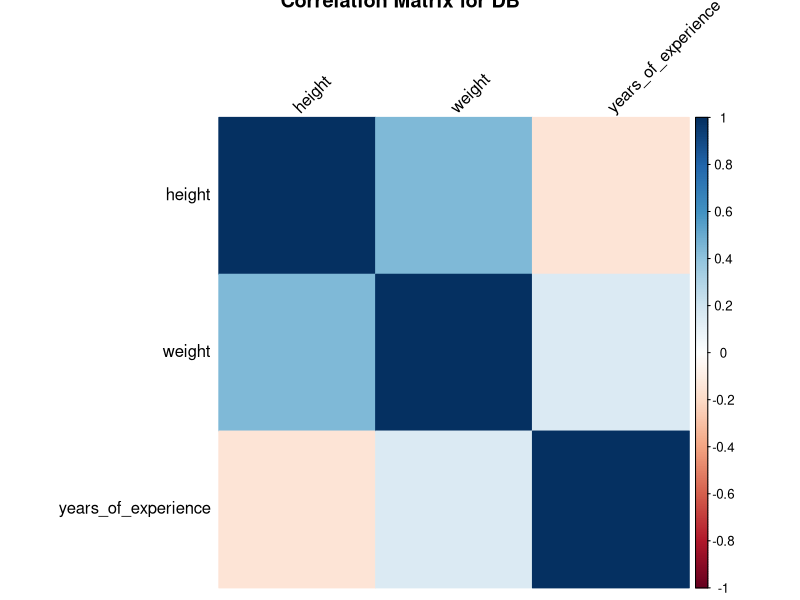
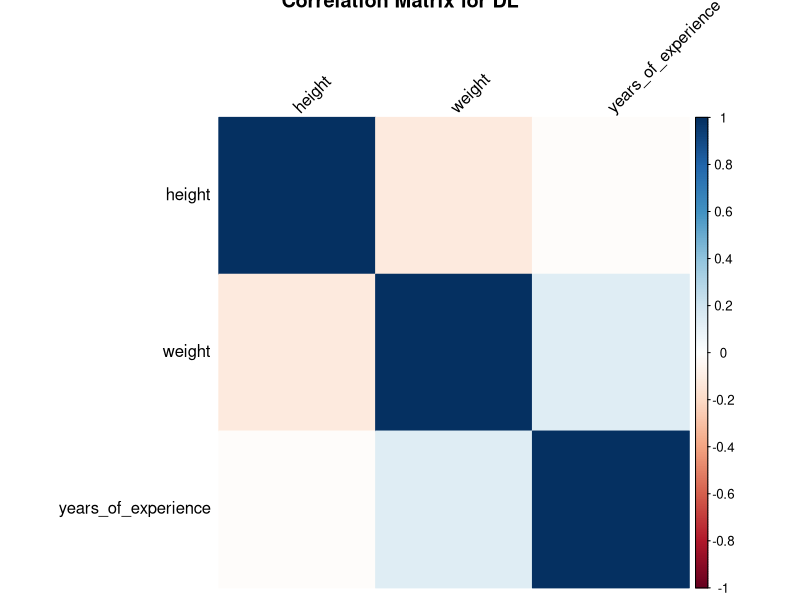
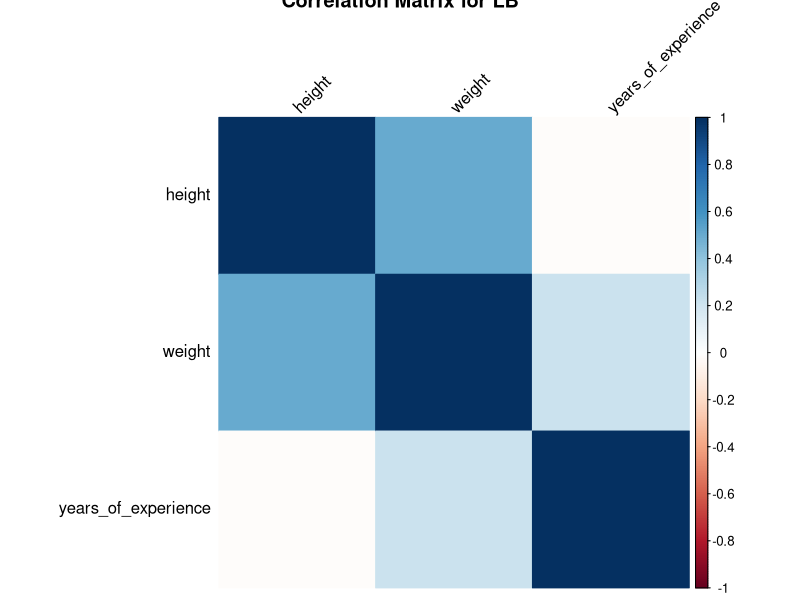
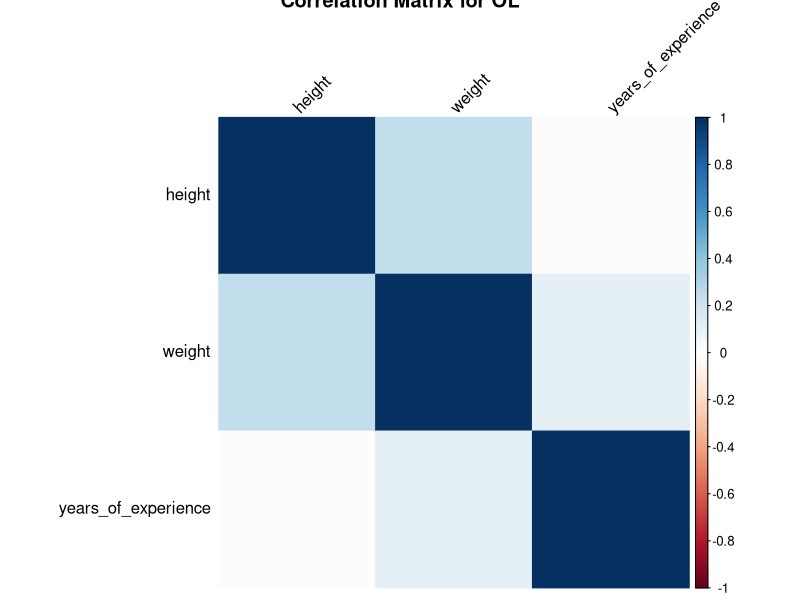
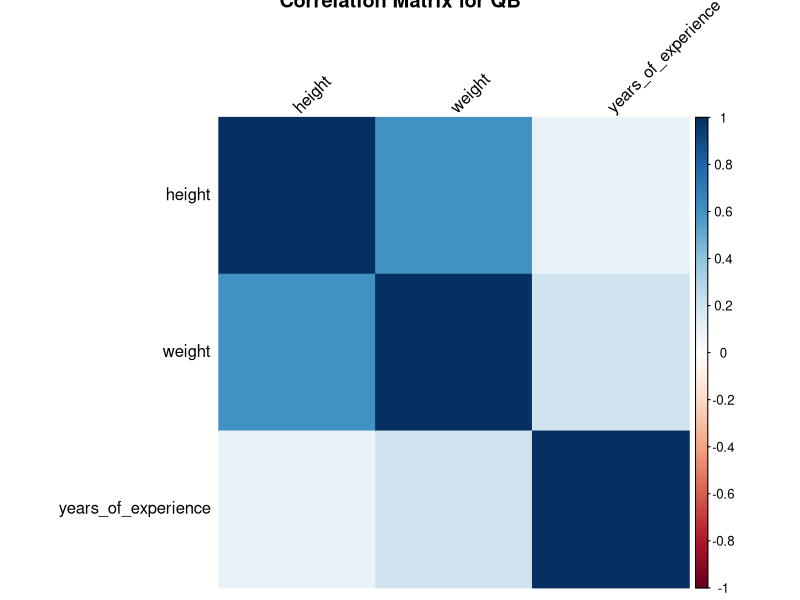
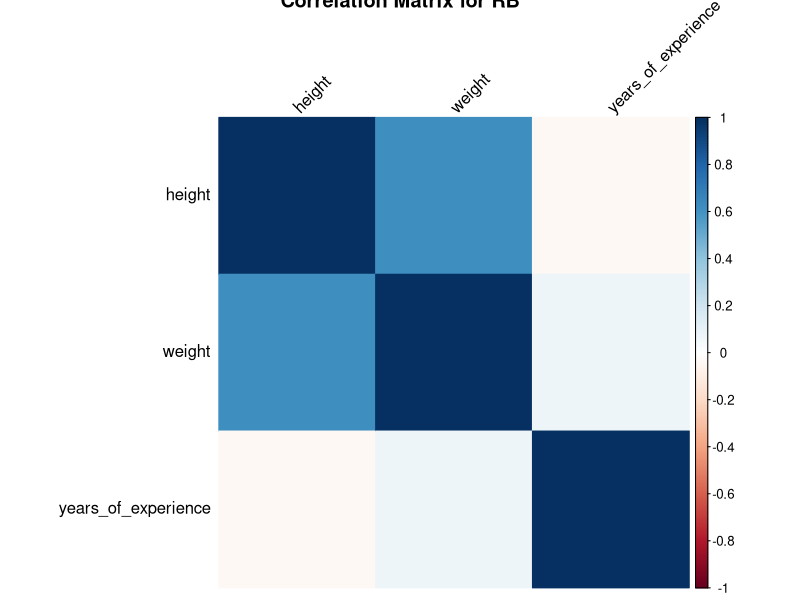
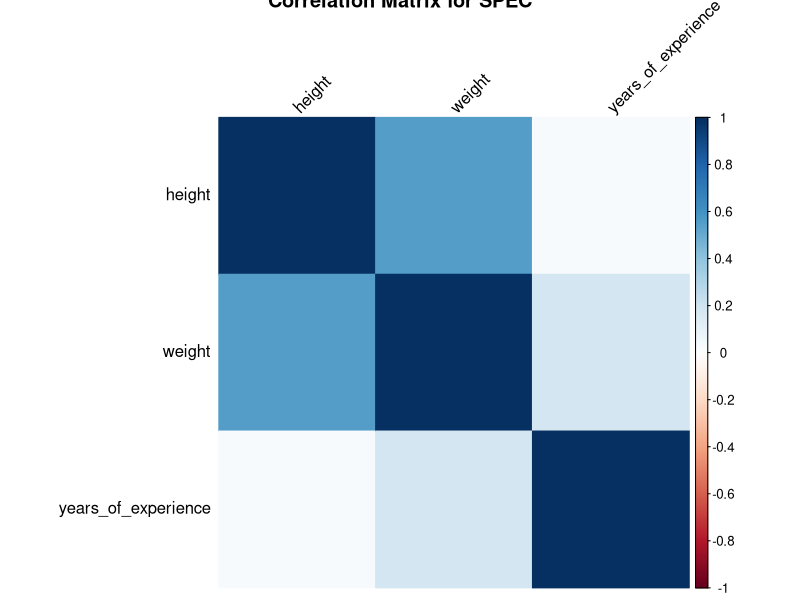
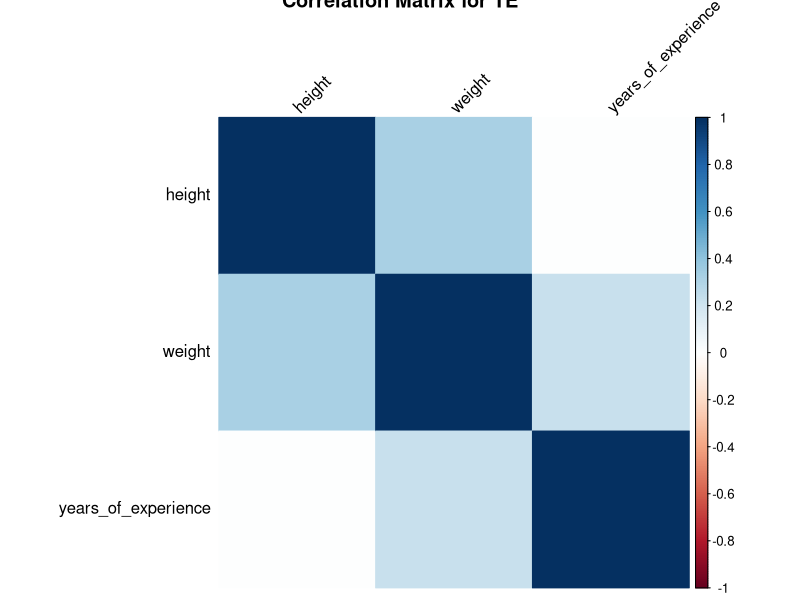

R code for these plots, in order:

nfl_data_clean = read.csv("dataset/nfl_players_clean.csv")

# Convert height, weight, and years_of_experience to numeric 
nfl_data_clean$height <- as.numeric(nfl_data_clean$height)
nfl_data_clean$weight <- as.numeric(nfl_data_clean$weight)
nfl_data_clean$years_of_experience <- as.numeric(nfl_data_clean$years_of_experience)

# Create a function to compute correlation matrix for height, weight, and years_of_experience
compute_correlation_matrix <- function(group_data) {
  cor_matrix <- cor(group_data[, c("height", "weight", "years_of_experience")])
  return(cor_matrix)
}

# Apply the function to each position group
correlation_matrices <- by(
  nfl_data_clean[, c("height", "weight", "years_of_experience")],
  nfl_data_clean$position_group,
  compute_correlation_matrix
)
print(correlation_matrices)

# Convert the result to a list for better readability
correlation_list <- as.list(correlation_matrices)

# Print the correlation matrices
print(correlation_list)

# Plot the correlation matrices using corrplot
library(corrplot)

# Function to plot correlation matrix
plot_correlation_matrix <- function(cor_matrix, position_group) {
  corrplot(cor_matrix, method = "color", tl.col = "black", tl.srt = 45,
           main = paste("Correlation Matrix for", position_group))
}
print(plot_correlation_matrix)

# Apply the plotting function to each correlation matrix
mapply(plot_correlation_matrix, correlation_list, names(correlation_list))







# Get unique position groups
position_groups <- unique(nfl_data_clean$position_group)

correlation_results <- data.frame(Position_Group = character(),
                                  Pearson_Correlation_Height_Weight = numeric(),
                                  Pearson_Correlation_Height_Years = numeric(),
                                  Pearson_Correlation_Weight_Years = numeric(),
                                  stringsAsFactors = FALSE)
print(correlation_results)

# Loop through each position group
for (group in position_groups) {
  # Subset data for the current position group
  data_subset <- subset(nfl_data_clean, position_group == group)
  
  # Calculate Pearson correlation coefficients
  correlation_height_weight <- cor(data_subset$height, data_subset$weight, method = "pearson")
  correlation_height_years <- cor(data_subset$height, data_subset$years_of_experience, method = "pearson")
  correlation_weight_years <- cor(data_subset$weight, data_subset$years_of_experience, method = "pearson")
  
  # Add results to the data frame
  correlation_results <- rbind(correlation_results,
                               data.frame(Position_Group = group,
                                          Pearson_Correlation_Height_Weight = correlation_height_weight,
                                          Pearson_Correlation_Height_Years = correlation_height_years,
                                          Pearson_Correlation_Weight_Years = correlation_weight_years))
}

# Print the results
print(correlation_results)







# Calculate correlation coefficients for height, weight, and years_of_experience by position group
correlation_results_years <- data.frame(Position_Group = character(),
                                        Pearson_Correlation_Height_Weight = numeric(),
                                        Pearson_Correlation_Height_Years = numeric(),
                                        Pearson_Correlation_Weight_Years = numeric(),
                                        stringsAsFactors = FALSE)
print(correlation_results_years)


# Get unique position groups
position_groups <- unique(nfl_data_clean$position_group)

# Loop through each position group
for (group in position_groups) {
  # Subset data for the current position group
  data_subset <- subset(nfl_data_clean, position_group == group)
  
  # Calculate Pearson correlation coefficients
  correlation_coefficient_height_weight <- cor(data_subset$height, data_subset$weight, method = "pearson")
  correlation_coefficient_height_years <- cor(data_subset$height, data_subset$years_of_experience, method = "pearson")
  correlation_coefficient_weight_years <- cor(data_subset$weight, data_subset$years_of_experience, method = "pearson")
  
  # Add results to the data frame
  correlation_results_years <- rbind(correlation_results_years,
                                     data.frame(Position_Group = group,
                                                Pearson_Correlation_Height_Weight = correlation_coefficient_height_weight,
                                                Pearson_Correlation_Height_Years = correlation_coefficient_height_years,
                                                Pearson_Correlation_Weight_Years = correlation_coefficient_weight_years))
}

# Print the correlation results with years_of_experience
print(correlation_results_years)

library(ggplot2)

# Plot the bar graph with pearson correlation height weight
plot1 <- ggplot(correlation_results_years, aes(x = Position_Group, y = Pearson_Correlation_Height_Weight)) +
  geom_bar(stat = "identity", fill = "skyblue", color = "black", width = 0.7) +
  labs(title = "Pearson Correlation Between Height and Weight by Position Group",
       x = "Position Group",
       y = "Pearson Correlation Coefficient") +
  theme_minimal()

print(plot1)

# Create a data frame for correlation matrix including years_of_experience
correlation_data_years <- cor(nfl_data_clean[, c("height", "weight", "years_of_experience")])

# Plot the correlation plot using corrplot
plot2 <- corrplot(correlation_data_years, method = "color", tl.col = "black", tl.srt = 45)

print(plot2)

